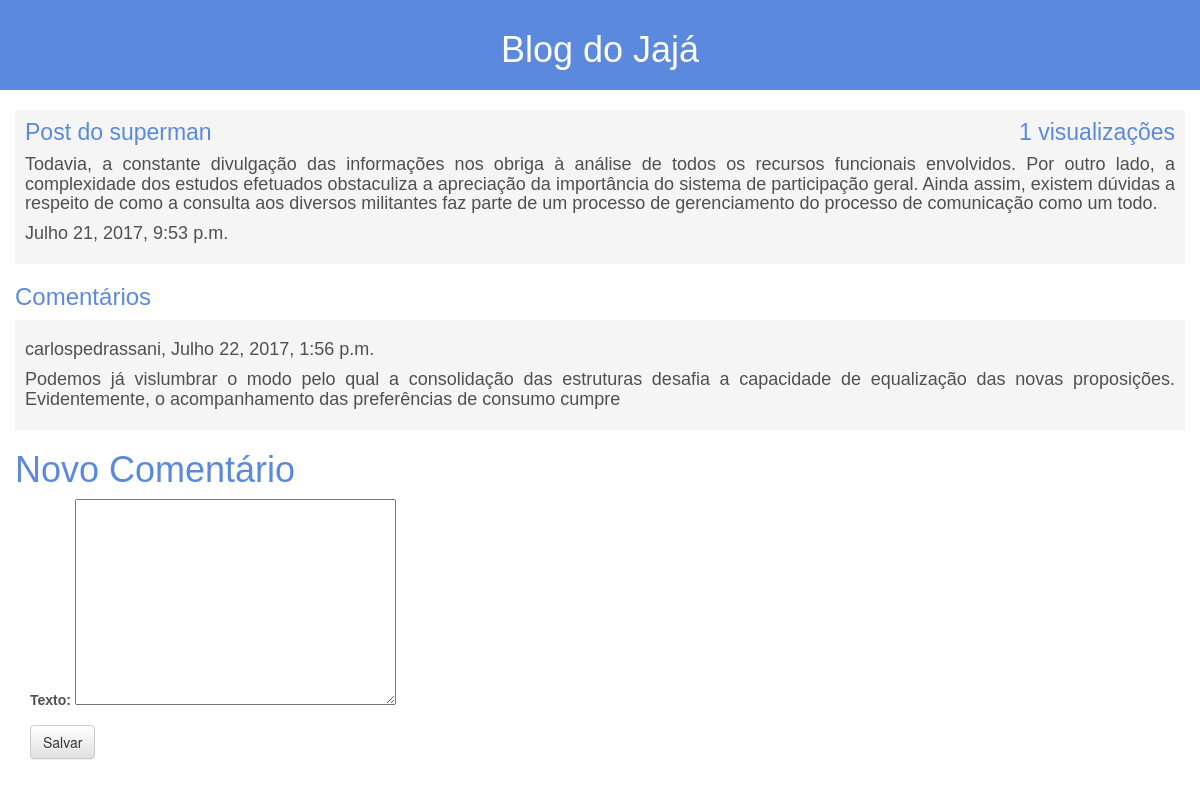
/post/2/ (signed in), run on an earlier commit of the app's database.
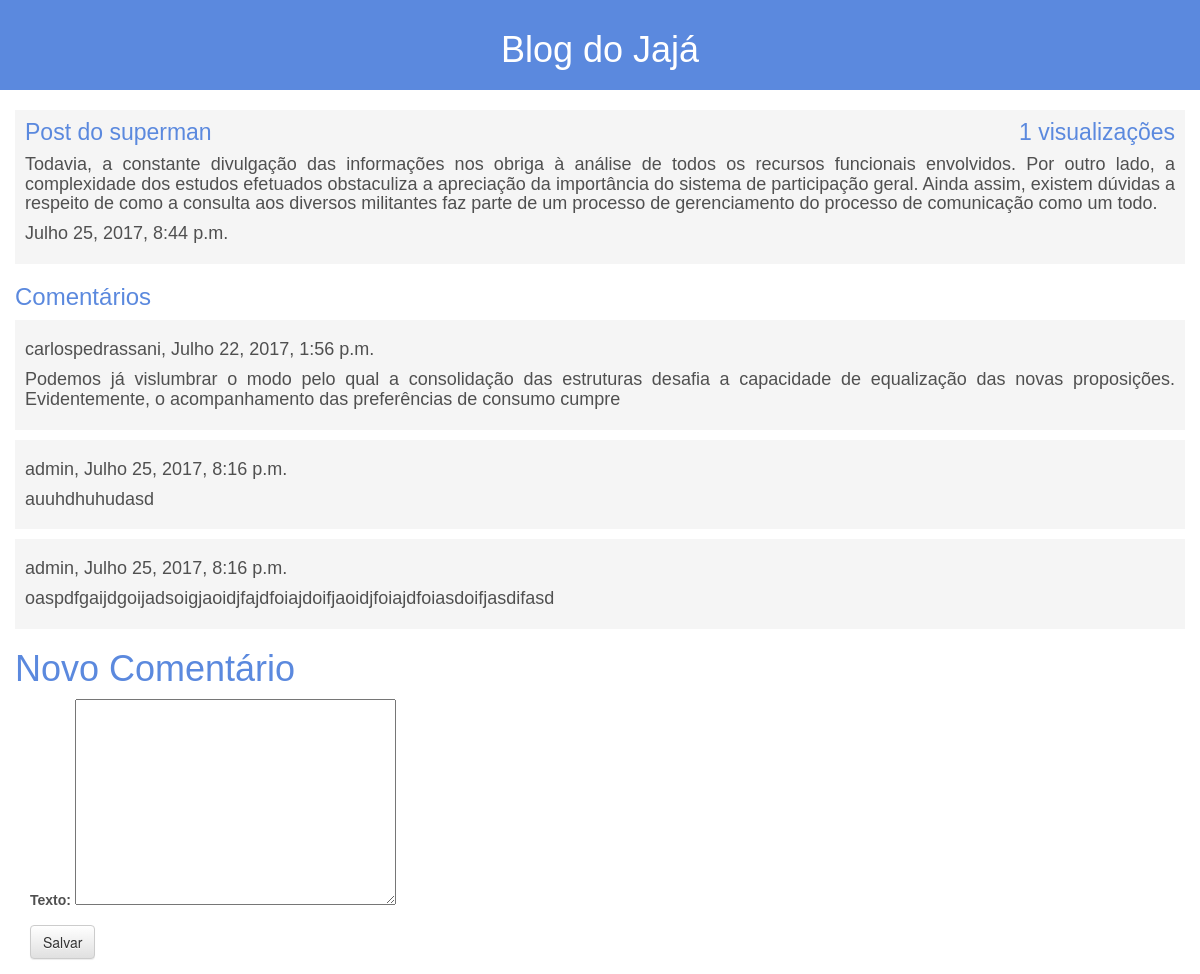
And on a later commit of the database.
### blog/models.py (models this page shows, shortened)
class Post(models.Model):
    titulo = models.CharField(max_length=200)
    texto = models.TextField()
    data_criacao = models.DateTimeField(default=timezone.now)
    data_publicacao = models.DateTimeField(null=True, blank=True)
    autor = models.ForeignKey('auth.User')
    visualizacoes = models.IntegerField(default=0)

class Comentario(models.Model):
    texto = models.TextField()
    data_publicacao = models.DateTimeField(default=timezone.now)
    autor = models.ForeignKey('auth.User')
    post = models.ForeignKey('Post')

### blog/views.py (the view)
# urls.py: url(r'^post/(?P<pk>[0-9]+)/$', views.post_detail),
def post_detail(request, pk):
    if request.user.id is None:
        return redirect(logar)
    post = Post.objects.get(id=pk)
    comentarios = Comentario.objects.filter(post=post)
    form = formComentario()
    if request.method == 'POST':
        form = formComentario(request.POST)
        if form.is_valid():
            comentario = form.save(commit=False)
            comentario.autor = request.user
            comentario.data = timezone.now()
            comentario.post = Post.objects.get(id=pk)
            comentario.save()
            return redirect(post_detail, pk=pk)
    else:
        post = Post.objects.get(id=pk)
        post.visualizacoes = post.visualizacoes + 1
        post.save()
        comentarios = Comentario.objects.filter(post=post).order_by('data_publicacao')
        form = formComentario()
    return render(request, 'post_detail.html', {'post' : post, 'comentarios' : comentarios, 'form' : form})

### blog/forms.py
class formComentario(forms.ModelForm):
    class Meta:
        model = Comentario
        fields = ('texto',)

### blog/templates/post_detail.html (shortened to what this page needs)
{% load staticfiles %}
<html>
<head>
    <link rel="stylesheet" href="{% static 'css/blog.css' %}">
    <link rel="stylesheet" href="//maxcdn.bootstrapcdn.com/bootstrap/3.2.0/css/bootstrap.min.css">
    <link rel="stylesheet" href="//maxcdn.bootstrapcdn.com/bootstrap/3.2.0/css/bootstrap-theme.min.css">
</head>
<body>
    <div class="post-header col-sm-12">
        <h1><a href="/">Blog do Jajá</a></h1>
    </div>
    <div class="content col-sm-12">
        <div class="post">
            <div class="post-detail">
                <h1><a href="">{{ post.titulo }}</a><a style="float: right;">{{ post.visualizacoes }} visualizações</a></h1>
                <div class="textoPost texto" align="justify"><h4>{{ post.texto|linebreaksbr }}</h4></div>
                <div class="dataPost date">
                    <h4>{{ post.data_publicacao }}</h4>
                </div>
            </div>
        </div>
    </div>
    <div class="content col-sm-12">
        <div class="comentario">
            <h3>Comentários</h3>
            {% for comentario in comentarios %}
                <div class="comentario-list">
                    <div class="dataComentario date"><h4>{{ comentario.autor}},&nbsp;{{ comentario.data_publicacao }}</h4></div>
                    <div class="texto" align="justify"><h4>{{ comentario.texto }}</h4></div>
                </div>
            {% endfor %}
        </div>
        <h1>Novo Comentário</h1>
        <div class="content container">
            <div class="row">
                <div class="col-sm-12">
                    <form method="POST" class="form-row form-group">
                        {{ form.as_p }}
                        <button type="submit" class="save btn btn-default">Salvar</button>
                    </form>
                </div>
            </div>
        </div>
    </div>
</body>
</html>

What changed in the data, as far as the page shows it:
changed Post "Post do superman": data_publicacao "Julho 21, 2017, 9:53 p.m." → "Julho 25, 2017, 8:44 p.m."
added Comentario: autor "admin", data_publicacao "Julho 25, 2017, 8:16 p.m.", texto "auuhdhuhudasd"
added Comentario: autor "admin", data_publicacao "Julho 25, 2017, 8:16 p.m.", texto "oaspdfgaijdgoijadsoigjaoidjfajdfoiajdoifjaoidjfoiajdfoiasdoifjasdifasd"
